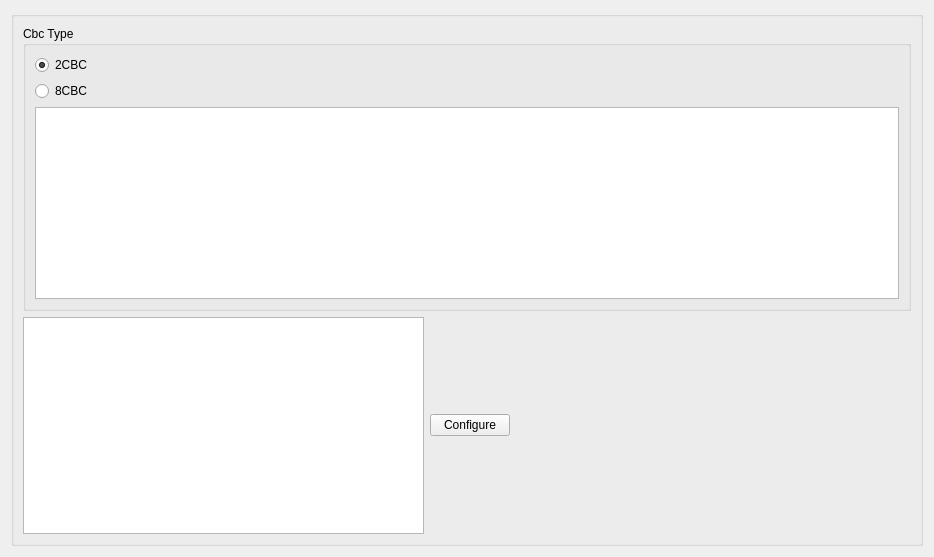
<?xml version="1.0" encoding="UTF-8"?>
<ui version="4.0">
 <class>SetupTab</class>
 <widget class="QWidget" name="SetupTab">
  <property name="geometry">
   <rect>
    <x>0</x>
    <y>0</y>
    <width>934</width>
    <height>557</height>
   </rect>
  </property>
  <property name="windowTitle">
   <string>Form</string>
  </property>
  <layout class="QVBoxLayout" name="verticalLayout">
   <item>
    <layout class="QVBoxLayout" name="loSetupTab">
     <item>
      <widget class="QGroupBox" name="gbSetupTab">
       <property name="title">
        <string/>
       </property>
       <layout class="QVBoxLayout" name="verticalLayout_2">
        <item>
         <widget class="QGroupBox" name="gbCBC">
          <property name="title">
           <string>Cbc Type</string>
          </property>
          <layout class="QVBoxLayout" name="verticalLayout_3">
           <item>
            <widget class="QRadioButton" name="radio2CBC">
             <property name="text">
              <string>2CBC</string>
             </property>
             <property name="checked">
              <bool>true</bool>
             </property>
            </widget>
           </item>
           <item>
            <widget class="QRadioButton" name="radio8CBC">
             <property name="text">
              <string>8CBC</string>
             </property>
            </widget>
           </item>
           <item>
            <widget class="QTreeView" name="treeTest">
             <property name="autoFillBackground">
              <bool>false</bool>
             </property>
             <property name="sortingEnabled">
              <bool>true</bool>
             </property>
             <property name="animated">
              <bool>true</bool>
             </property>
             <attribute name="headerVisible">
              <bool>false</bool>
             </attribute>
            </widget>
           </item>
          </layout>
         </widget>
        </item>
        <item>
         <layout class="QHBoxLayout" name="loMsgConfigBox">
          <item>
           <widget class="QTextEdit" name="editMsgBox"/>
          </item>
          <item>
           <widget class="QPushButton" name="btnConfig">
            <property name="text">
             <string>Configure</string>
            </property>
           </widget>
          </item>
          <item>
           <spacer name="horizontalSpacer">
            <property name="orientation">
             <enum>Qt::Horizontal</enum>
            </property>
            <property name="sizeHint" stdset="0">
             <size>
              <width>40</width>
              <height>20</height>
             </size>
            </property>
           </spacer>
          </item>
         </layout>
        </item>
       </layout>
      </widget>
     </item>
    </layout>
   </item>
  </layout>
 </widget>
 <resources/>
 <connections/>
</ui>
